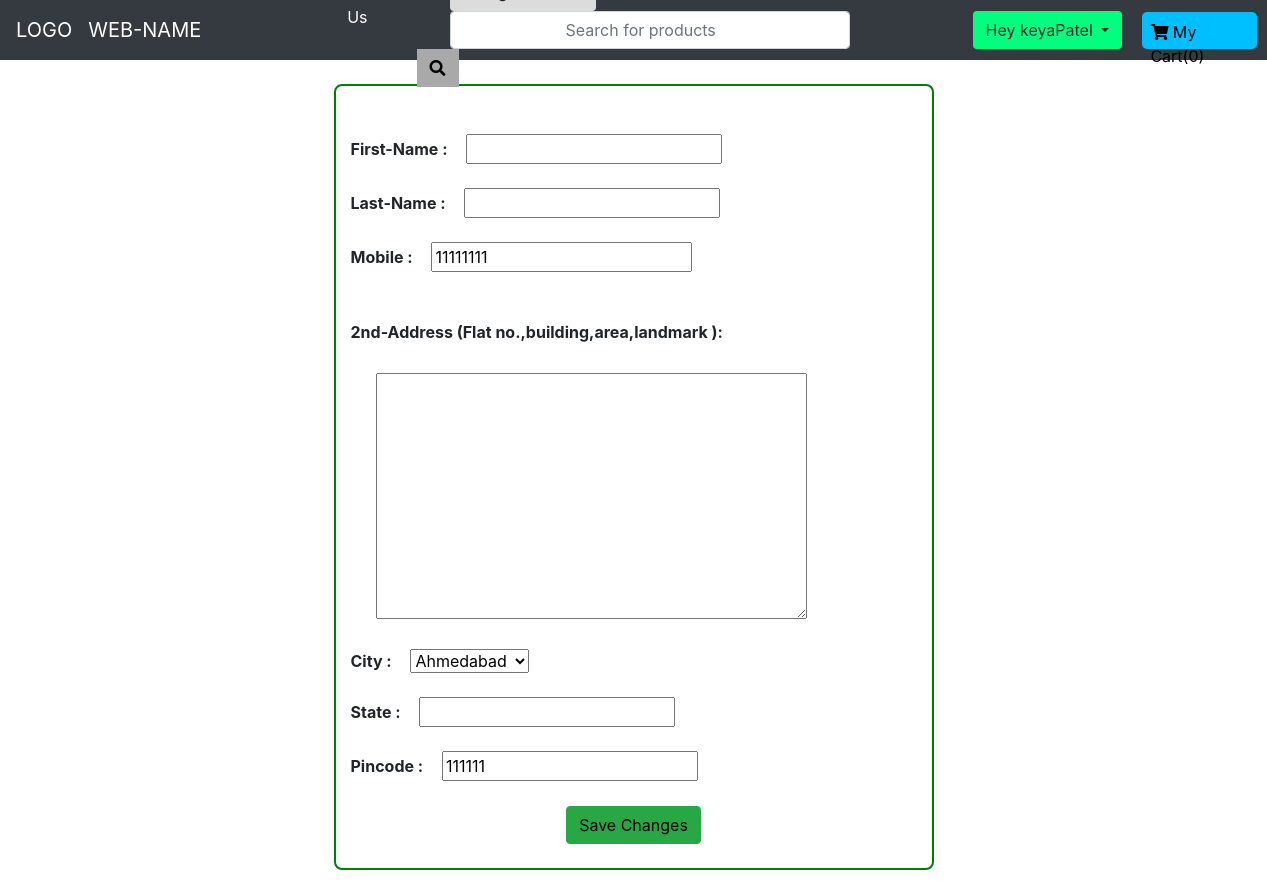
The page /Authentication/account_settings_2/ (signed in) on the database as committed earlier.
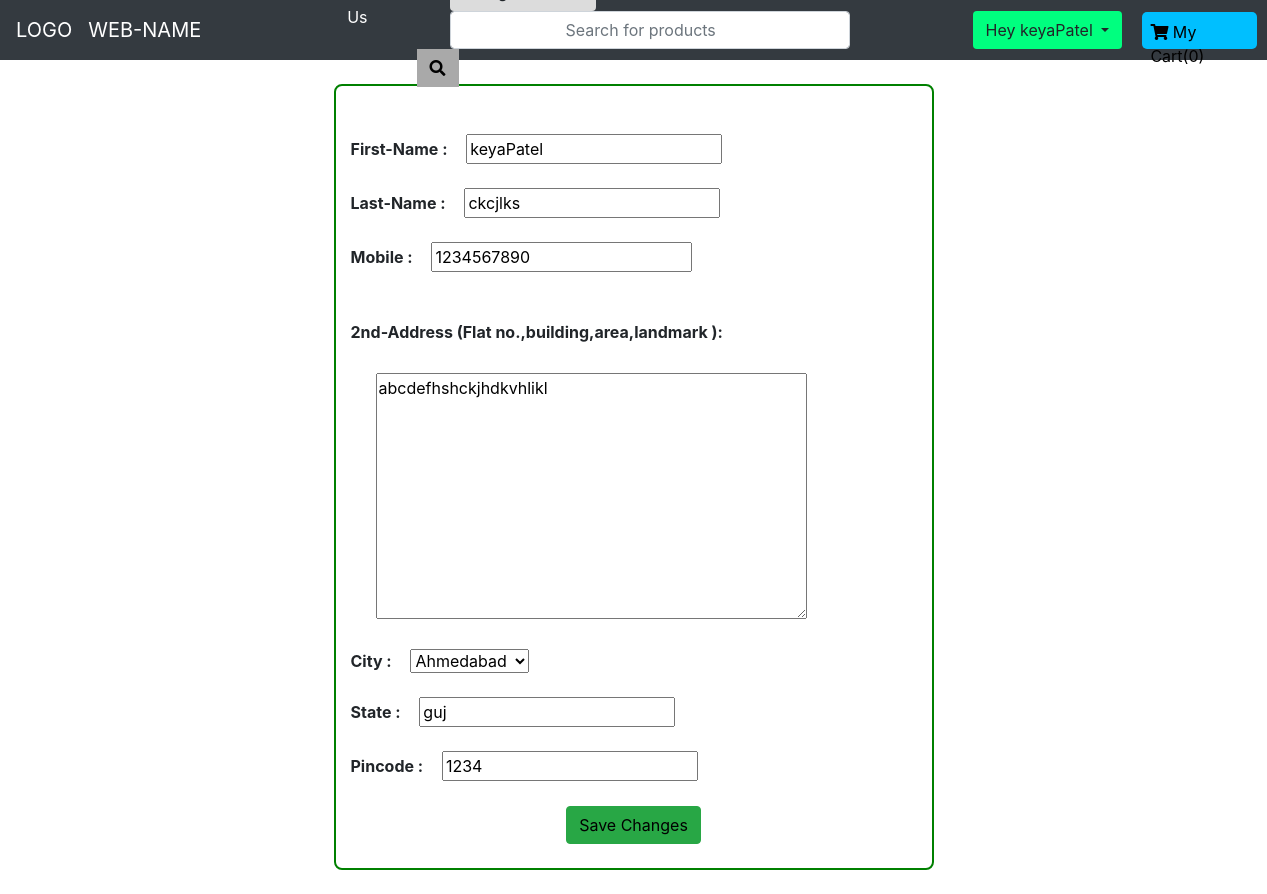
The same page on the database as committed later.
### Authentication/models.py (models this page shows, shortened)
class Profile(models.Model):
    user = models.OneToOneField(User, on_delete=models.CASCADE)
    first_name = models.CharField(max_length=100)
    first_name2 = models.CharField(max_length=100, blank=True,default="")
    last_name = models.CharField(max_length=100, blank=True)
    last_name2 = models.CharField(max_length=100, blank=True,default="")
    contact_no = models.BigIntegerField()
    contact_no2 = models.BigIntegerField( blank=True,default=11111111)
    address1 = models.TextField(max_length=10000,default="")
    address2 = models.TextField(max_length=10000,blank=True,default="")
    CITY_CHOICES = [
        ('Ahmedabad', 'Ahmedabad'),
        ('Surat', 'Surat'),
        ('Rajkot', 'Rajkot'),
        ('Gandhinagar', 'Gandhinagar'),
        ('Bhavnagar', 'Bhavnagar'),
    ]
    city = models.CharField(
        max_length=50,
        choices=CITY_CHOICES,
        default='Ahmedabad',
    )
    city2 = models.CharField(
        max_length=50,
        choices=CITY_CHOICES,
        default='Ahmedabad', blank=True
    )
    state = models.CharField(max_length=100)
    state2 = models.CharField(max_length=100, blank=True,default="")
    pincode = models.PositiveIntegerField()
    pincode2 = models.PositiveIntegerField( blank=True,default=111111)
    default_address_value = models.IntegerField(default=1)

### Authentication/views.py (the view, shortened to what this page needs)
# urls.py: path("account_settings_2/",views.account_settings_2,name="Account_settings_2"),
def account_settings_2(request):
    x = get_object_or_404(Profile,user=request.user)
    if request.method == 'GET':
        f = UserProfileForm(instance=x)
        return render(request, 'Account_settings_2.html', {'obj': x, 'form': f})

### Authentication/forms.py
class UserProfileForm(ModelForm):
    class Meta:
        model = Profile
        fields = ['first_name','first_name2','last_name','last_name2','contact_no','contact_no2','address1','address2','city','city2','state','state2','pincode','pincode2']

### Authentication/templates/Account_settings_2.html (shortened to what this page needs)
{% extends 'base.html' %}
{% block body %}
<div class="container my-4" style="width:600px;border: 2px solid; border-radius: 0.5em; border-color: green;">
    <form method="post" class="my-4">
        <br> <b>First-Name : </b> <span style="margin-left: 15px">{{ form.first_name2 }}</span> <br>
        <br> <b>Last-Name : </b> <span style="margin-top: 15px; margin-left: 15px;">{{ form.last_name2 }} </span><br>
        <br> <b>Mobile : </b> <span style="margin-top: 15px; margin-left: 15px;">{{ form.contact_no2 }}</span><br>
        <br>
        <br>
        <p style="margin-bottom:5px; font-weight:bold;">2nd-Address (Flat no.,building,area,landmark ):</p> <br> <span style="margin-left: 25px;">{{ form.address2 }}
        </span>
        <br>
        <br>
        <b>City : </b> <span style="margin-top: 15px;margin-left: 15px;">{{ form.city2 }}</span><br>
        <br> <b>State : </b> <span style="margin-top: 15px;margin-left: 15px;">{{ form.state2 }}</span><br>
        <br> <b>Pincode : </b> <span style="margin-top: 15px;margin-left: 15px;">{{ form.pincode2 }}</span><br>
        <div id="Center">
            <button type="submit" class="btn btn-success" style="color: black;">Save Changes</button>
        </div>
    </form>
</div>
{% endblock %}

Rows that differ between the two databases and show on the page:
changed Profile "Ahmedabad": first_name2 (not shown) → "keyaPatel"; last_name2 (not shown) → "ckcjlks"; contact_no2 "11111111" → "1234567890"; address2 (not shown) → "abcdefhshckjhdkvhlikl"; state2 (not shown) → "guj"; pincode2 "111111" → "1234"
